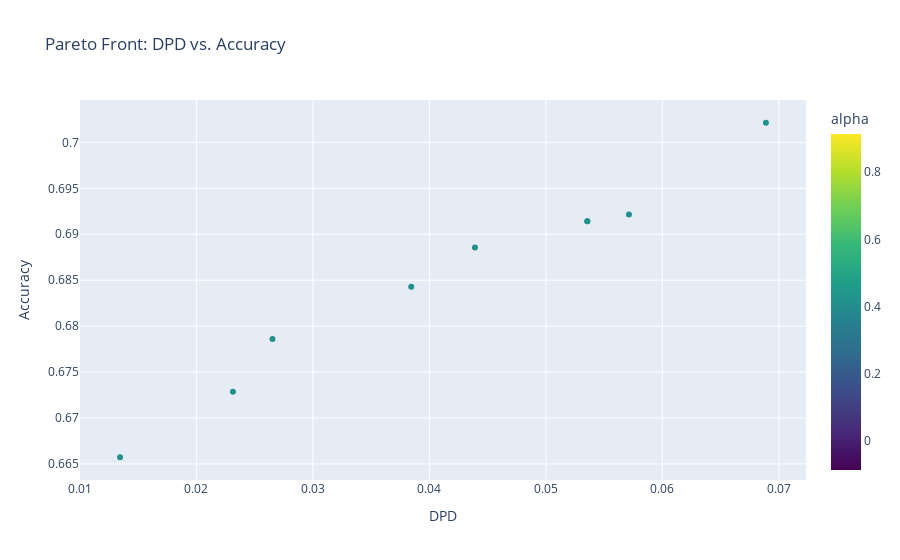

Here is the notebook cell this chart was saved with:
### Code cell
# Create interactive Plotly plot
fig = px.scatter(
    plot_df,
    x='DPD',
    y='Accuracy',
    color='alpha',
    color_continuous_scale='Viridis',
    size_max=15,
    hover_data={'alpha': True, 'DPD': True, 'Accuracy': True},
    title='Pareto Front: DPD vs. Accuracy'
)
fig.update_traces(marker=dict(line_width=0))
fig.show()

### Figure 1 — Plotly figure (JSON) as saved in the notebook; plotly's stock layout.template omitted (floating-point values rounded to 4 significant figures)
{"data": [{"customdata": [[0.4138], [0.4138], [0.4138], [0.4138], [0.4138], [0.4138], [0.4138], [0.4138], [0.4138]], "hovertemplate": "DPD=%{x}<br>Accuracy=%{y}<br>alpha=%{marker.color}<extra></extra>", "legendgroup": "", "marker": {"color": [0.4138, 0.4138, 0.4138, 0.4138, 0.4138, 0.4138, 0.4138, 0.4138, 0.4138], "coloraxis": "coloraxis", "line": {"width": 0}, "symbol": "circle"}, "mode": "markers", "name": "", "orientation": "v", "showlegend": false, "type": "scatter", "x": [0.06889, 0.05356, 0.04391, 0.03844, 0.05713, 0.02314, 0.05356, 0.01344, 0.02653], "xaxis": "x", "y": [0.7021, 0.6914, 0.6886, 0.6843, 0.6922, 0.6729, 0.6914, 0.6657, 0.6786], "yaxis": "y"}], "layout": {"coloraxis": {"colorbar": {"title": {"text": "alpha"}}, "colorscale": [[0, "#440154"], [0.1111, "#482878"], [0.2222, "#3e4989"], [0.3333, "#31688e"], [0.4444, "#26828e"], [0.5556, "#1f9e89"], [0.6667, "#35b779"], [0.7778, "#6ece58"], [0.8889, "#b5de2b"], [1, "#fde725"]]}, "legend": {"tracegroupgap": 0}, "title": {"text": "Pareto Front: DPD vs. Accuracy"}, "xaxis": {"anchor": "y", "domain": [0, 1], "title": {"text": "DPD"}}, "yaxis": {"anchor": "x", "domain": [0, 1], "title": {"text": "Accuracy"}}}}
